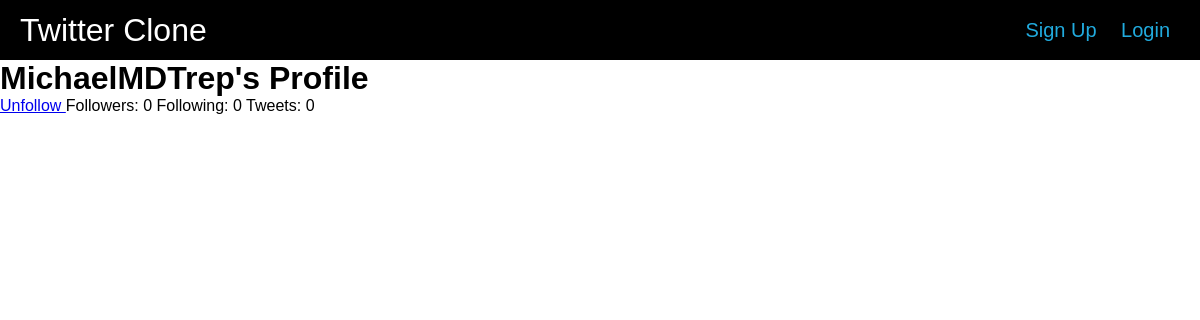
The page /users/1 on the database as committed earlier.
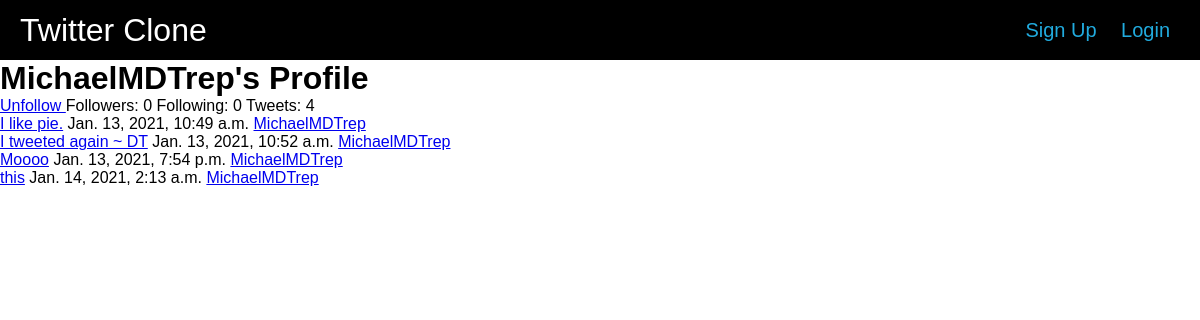
The same page on the database as committed later.
### twitteruser/models.py (models this page shows, shortened)
class MyUser(AbstractUser):
    age = models.IntegerField(blank=True, null=True)
    first_name = models.TextField(blank=True, null=True)
    last_name = models.TextField(blank=True, null=True)
    who_im_following = models.ManyToManyField(
        "self", related_name="followers", symmetrical=False)

### tweet/models.py (models this page shows, shortened)
class Tweet(models.Model):
    user = models.ForeignKey(
        MyUser, on_delete=models.CASCADE, related_name='tweets')
    text = models.CharField(max_length=140)
    created_at = models.DateTimeField(auto_now_add=True)

### twitteruser/views.py (the view)
# urls.py: path('<int:user_id>',  views.user_profile, name='user_profile'),
def user_profile(request, user_id):
    user = MyUser.objects.get(id=user_id)
    return render(request, 'twitteruser/profile.html', {'user': user})

### twitterclone/templates/twitteruser/profile.html (shortened to what this page needs)
{% extends 'base.html' %}
{% block main %}
    <h1>{{ user.username }}'s Profile</h1>
    {% include 'includes/follow_button.html' with user=user %}
    <span>Followers: {{ user.followers.count }}</span>
    <span>Following: {{ user.who_im_following.count }}</span>
    <span>Tweets: {{ user.tweets.count }}</span>
    {% for tweet in user.tweets.all %}
        {% include 'includes/tweet.html' with tweet=tweet %}
    {% endfor %}
{% endblock %}

### twitterclone/templates/base.html (shortened to what this page needs)
<!DOCTYPE html>
<html>
    <head>
    </head>
    <body>
        <nav class="navbar">
            <a class="logo" href="{% url 'home' %}">Twitter Clone</a>
            <div class="nav-links">
                {% if request.user.is_authenticated %}
                    <a href="{% url 'notification_list' %}">Notifications {{ request.user.new_notifications }}</a>
                    <a href="{% url 'user_profile' request.user.id %}">My Profile</a>
                    <a href="/logout/">Logout</a>
                {% else %}
                    <a href="/sign_up/">Sign Up</a>
                    <a href="/login/">Login</a>
                {% endif %}
            </div>
        </nav>
        <main>
            {% block main %}{% endblock %}
        </main>
    </body>
</html>

### twitterclone/templates/includes/follow_button.html (shortened to what this page needs)
{% load static %}
{% if user != request.user %}
    <a href="{% url 'follow_user' user.id %}">
        {% if user not in request.user.who_im_following.all %}
        Follow
        {% else %}
        Unfollow
        {% endif %}
    </a>
{% endif %}

### twitterclone/templates/includes/tweet.html (shortened to what this page needs)
{% load static %}
<div class="tweet">
    <a  href="{% url 'tweet_detail' tweet.id %}">{{ tweet.text }}</a>
    {{ tweet.created_at }}
    <a href="{% url 'user_profile' tweet.user.id %}">{{ tweet.user }}</a>
</div>

### twitterclone/templates/base.html (style rules this page uses)
* { padding: 0; margin: 0; box-sizing: border-box; }
body { font-family: Arial; }
.navbar { background: black; display: flex; justify-content: space-between; align-items: center; height: 60px; padding: 0 20px; }
.navbar .logo { color: white; font-size: 32px; text-decoration: none; }
.navbar .nav-links a { color: #21abde; font-size: 20px; text-decoration: none; padding: 10px; transition: .2s ease; }

Rows that differ between the two databases and show on the page:
changed MyUser "MichaelMDTrep": tweets.count "0" → "4"
added Tweet: text "I like pie.", created_at "Jan. 13, 2021, 10:49 a.m.", user "MichaelMDTrep"
added Tweet: text "I tweeted again ~ DT", created_at "Jan. 13, 2021, 10:52 a.m.", user "MichaelMDTrep"
added Tweet: text "Moooo", created_at "Jan. 13, 2021, 7:54 p.m.", user "MichaelMDTrep"
added Tweet: text "this", created_at "Jan. 14, 2021, 2:13 a.m.", user "MichaelMDTrep"
